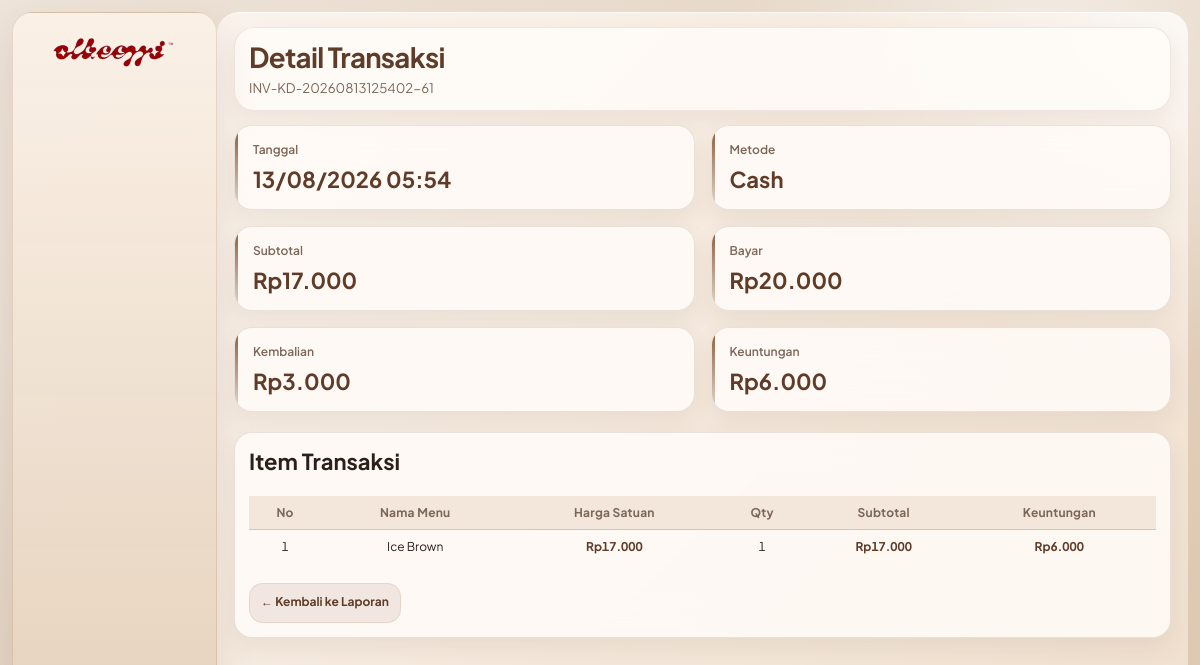
Screenshot of /laporan/detail.php?id=64 with the database file from the repository.
### tables this page shows
CREATE TABLE `transaksi` (
  `id` int(11) NOT NULL AUTO_INCREMENT,
  `kode_transaksi` varchar(50) NOT NULL,
  `metode_pembayaran` enum('Cash','QRIS') NOT NULL,
  `subtotal` decimal(12,2) NOT NULL DEFAULT 0.00,
  `bayar` decimal(12,2) NOT NULL DEFAULT 0.00,
  `kembalian` decimal(12,2) NOT NULL DEFAULT 0.00,
  `total_profit` decimal(12,2) NOT NULL DEFAULT 0.00,
  `created_at` timestamp NOT NULL DEFAULT current_timestamp(),
  PRIMARY KEY (`id`),
  UNIQUE KEY `kode_transaksi` (`kode_transaksi`)
);

CREATE TABLE `transaksi_detail` (
  `id` int(11) NOT NULL AUTO_INCREMENT,
  `transaksi_id` int(11) NOT NULL,
  `menu_id` int(11) NOT NULL,
  `nama_menu` varchar(150) NOT NULL,
  `harga_satuan` decimal(12,2) NOT NULL,
  `keuntungan_satuan` decimal(12,2) NOT NULL,
  `qty` int(11) NOT NULL DEFAULT 1,
  `subtotal` decimal(12,2) NOT NULL,
  PRIMARY KEY (`id`),
  KEY `fk_transaksi_detail_transaksi` (`transaksi_id`),
  KEY `fk_transaksi_detail_menu` (`menu_id`),
  CONSTRAINT `fk_transaksi_detail_menu` FOREIGN KEY (`menu_id`) REFERENCES `menu` (`id`) ON DELETE CASCADE,
  CONSTRAINT `fk_transaksi_detail_transaksi` FOREIGN KEY (`transaksi_id`) REFERENCES `transaksi` (`id`) ON DELETE CASCADE
);

### laporan/detail.php (the view, shortened to what this page needs)
<?php
$transaksi_id = (int) $_GET['id'];
$transaksi_query = mysqli_query($conn, "
    SELECT *
    FROM transaksi
    WHERE id = $transaksi_id
");
$transaksi = mysqli_fetch_assoc($transaksi_query);
$detail_query = mysqli_query($conn, "
    SELECT *
    FROM transaksi_detail
    WHERE transaksi_id = $transaksi_id
    ORDER BY id ASC
");
?>
<!DOCTYPE html>
<html lang="id">
<head>
    <link rel="stylesheet" href="../css/style.css">
    <link rel="stylesheet" href="../css/pos.css">
</head>
<body>
<?php
include '../includes/sidebar.php';
?>
<div class="main-content">
    <div class="header">
        <div>
            <h1>Detail Transaksi</h1>
            <p><?= htmlspecialchars($transaksi['kode_transaksi']) ?></p>
        </div>
    </div>
    <div class="summary-grid">
        <div class="summary-card">
            <h3>Tanggal</h3>
            <strong><?= date('d/m/Y H:i', strtotime($transaksi['created_at'])) ?></strong>
        </div>
        <div class="summary-card">
            <h3>Metode</h3>
            <strong><?= htmlspecialchars($transaksi['metode_pembayaran']) ?></strong>
        </div>
        <div class="summary-card">
            <h3>Subtotal</h3>
            <strong>Rp<?= number_format($transaksi['subtotal'], 0, ',', '.') ?></strong>
        </div>
        <div class="summary-card">
            <h3>Bayar</h3>
            <strong>Rp<?= number_format($transaksi['bayar'], 0, ',', '.') ?></strong>
        </div>
        <div class="summary-card">
            <h3>Kembalian</h3>
            <strong>Rp<?= number_format($transaksi['kembalian'], 0, ',', '.') ?></strong>
        </div>
        <div class="summary-card">
            <h3>Keuntungan</h3>
            <strong>Rp<?= number_format($transaksi['total_profit'], 0, ',', '.') ?></strong>
        </div>
    </div>
    <div class="table-card">
        <h2 style="margin-bottom:20px;">Item Transaksi</h2>
        <table>
            <thead>
                <tr>
                    <th>No</th>
                    <th>Nama Menu</th>
                    <th>Harga Satuan</th>
                    <th>Qty</th>
                    <th>Subtotal</th>
                    <th>Keuntungan</th>
                </tr>
            </thead>
            <tbody>
                <?php if (mysqli_num_rows($detail_query) > 0): ?>
                    <?php $no = 1; ?>
                    <?php while ($item = mysqli_fetch_assoc($detail_query)): ?>
                        <tr>
                            <td><?= $no++ ?></td>
                            <td><?= htmlspecialchars($item['nama_menu']) ?></td>
                            <td class="money-cell">
                                Rp<?= number_format($item['harga_satuan'], 0, ',', '.') ?>
                            </td>
                            <td><?= $item['qty'] ?></td>
                            <td class="money-cell">
                                Rp<?= number_format($item['subtotal'], 0, ',', '.') ?>
                            </td>
                            <td class="money-cell">
                                Rp<?= number_format($item['keuntungan_satuan'] * $item['qty'], 0, ',', '.') ?>
                            </td>
                        </tr>
                    <?php endwhile; ?>
                <?php else: ?>
                    <tr>
                        <td colspan="6">Tidak ada detail transaksi.</td>
                    </tr>
                <?php endif; ?>
            </tbody>
        </table>
        <div style="margin-top:20px;">
            <a href="index.php" class="btn-stock">
                ← Kembali ke Laporan
            </a>
        </div>
    </div>
</div>
</body>
</html>

### css/pos.css (style rules this page uses)
.money-cell { white-space: nowrap; font-weight: 700; color: var(--primary-dark); }
.summary-grid { display: grid; grid-template-columns: repeat(4, 1fr); gap: 16px; margin-bottom: 20px; }
.summary-card { position: relative; overflow: hidden; padding: 16px 18px; }
.summary-card::before { content: ''; position: absolute; inset: 0 auto 0 0; width: 3px; background: linear-gradient(180deg, var(--primary), rgba(138, 90, 59, 0.22)); }
.summary-card h3 { font-size: 12px; margin-bottom: 8px; color: var(--muted); }
.summary-card strong { font-size: 22px; font-weight: 700; color: var(--primary-dark); }
@media (max-width: 1300px) { .summary-grid { grid-template-columns: repeat(2, 1fr); } }

### rows the page displays
transaksi: kode_transaksi "INV-KD-20260813125402-61", created_at "13/08/2026 05:54", metode_pembayaran "Cash", subtotal "17.000", bayar "20.000", kembalian "3.000", total_profit "6.000"
transaksi_detail: nama_menu "Ice Brown", harga_satuan "17.000", qty "1", subtotal "17.000", $item['keuntungan_satuan'] * $item['qty'] "6.000"
